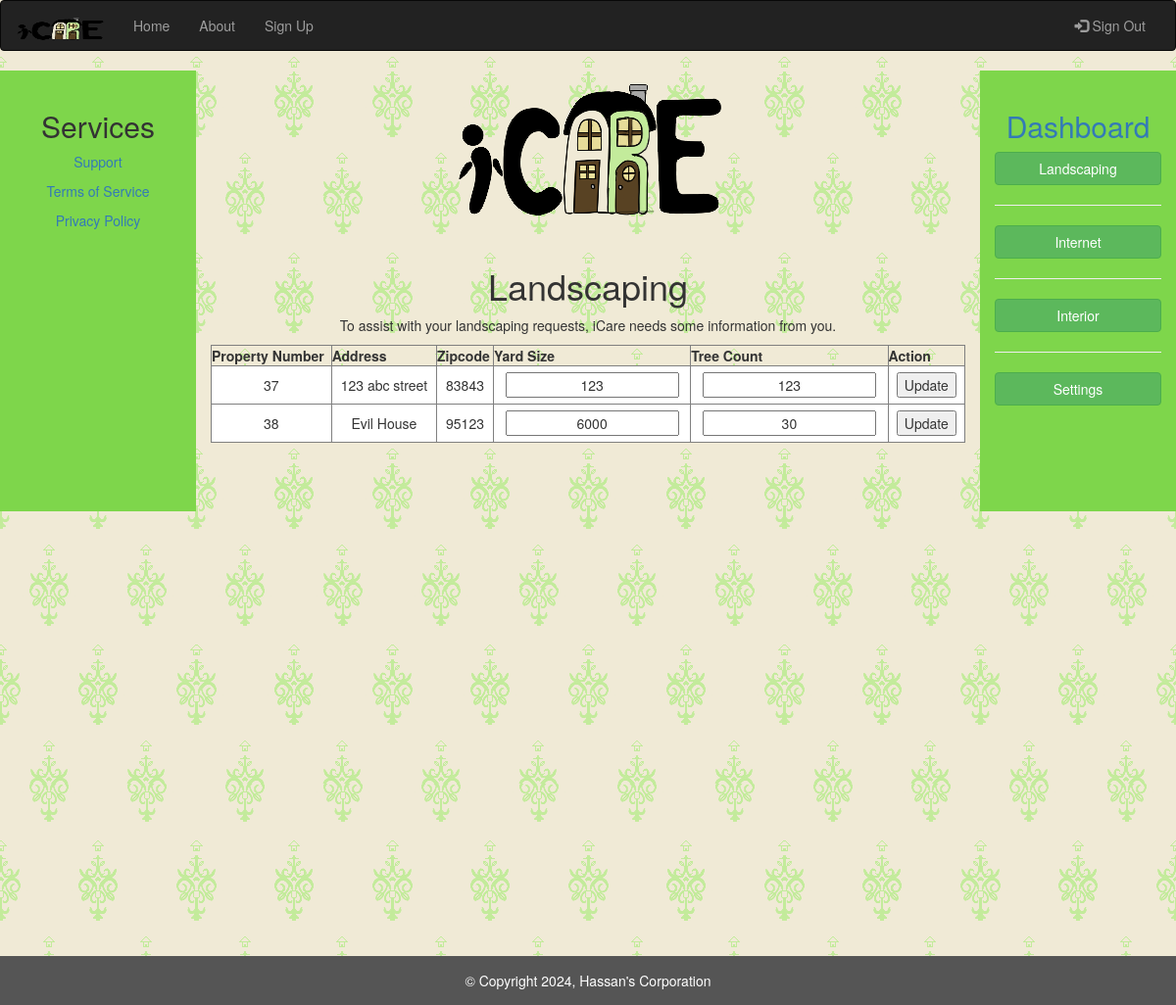
Page /public/landscaping.php (signed in) on the committed database.
### tables this page shows
CREATE TABLE `Properties` (
  `PropertyID` bigint(20) UNSIGNED NOT NULL,
  `Address` varchar(64) NOT NULL,
  `Insurance` varchar(16) DEFAULT NULL,
  `Internet` varchar(16) DEFAULT NULL,
  `OwnerID` bigint(20) UNSIGNED NOT NULL,
  `Zipcode` int(5) DEFAULT NULL,
  `YardSize` int(6) DEFAULT NULL,
  `TreeCount` int(3) DEFAULT NULL,
  `Mbps` int(8) DEFAULT NULL,
  `DeviceCount` int(4) DEFAULT NULL,
  `BathroomCount` int(2) DEFAULT NULL,
  `FloorSize` int(6) DEFAULT NULL,
  `FloorPlans` mediumblob DEFAULT NULL,
  `BedCount` int(2) DEFAULT NULL
);

### public/landscaping.php (the view, shortened to what this page needs)
<!DOCTYPE html>
<html lang="en">
<head>
<link rel="stylesheet" href="../style/styles.css">
<link rel="stylesheet" href="https://maxcdn.bootstrapcdn.com/bootstrap/3.4.1/css/bootstrap.min.css">
</head>
<body>
<nav class="navbar navbar-inverse">
  <div class="container-fluid">
    <div class="navbar-header">
      <a class="navbar-brand" href="index.php">
         <img src="../style/iCareLogo.png" alt = "Logo"style="width:90px;height:30px;">
      </a>
    </div>
    <div class="collapse navbar-collapse" id="myNavbar">
      <ul class="nav navbar-nav">
        <li><a href="index.php">Home</a></li>
        <li><a href="about.php">About</a></li>
        <li><a href="signup.php">Sign Up</a></li>
      </ul>
      <ul class="nav navbar-nav navbar-right">
        <li><a href="logout.php"><span class="glyphicon glyphicon-log-in"></span> Sign Out</a></li>
    </div>
  </div>
</nav>
<div class="container-fluid text-center">
  <div class="row content">
    <div class="col-sm-2 sidenav">
       <h2>Services</h2>
	  	  <p><a href="contact.php"  class="text-decoration-none">Support</a></p>
      <p><a href="TOS.php"  class="text-decoration-none">Terms of Service</a></p>
      <p><a href="PP.php"  class="text-decoration-none">Privacy Policy</a></p>
    </div>
    <div class="col-sm-8 text-center">
	   <img src="../style/iCareLogo.png" class="img-fluid" alt = "Logo">
      <h1>Landscaping</h1>
      <p>To assist with your landscaping requests, iCare needs some information from you.</p>
      <?php
$servername = "localhost";
$username = "root";
$password = "";
$dbname = "iCare";
$conn = new mysqli($servername, $username, $password, $dbname);
if (isset($_SESSION["customer_id"])) {
    $ownerID = $_SESSION["customer_id"];
    $query = "SELECT * FROM Properties WHERE OwnerID = '$ownerID'";
    $result = $conn->query($query);
    if ($result->num_rows > 0) {
        echo "<div>";
        echo "<form method='post'>";
        echo "<table border='1' style='margin: 0 auto; width: 100%'>";
        echo "<tr><th>Property Number</th><th>Address</th><th>Zipcode</th><th>Yard Size</th><th>Tree Count</th><th>Action</th></tr>";
        while ($row = $result->fetch_assoc()) {
            echo "<tr>";
            echo "<td style='background-color: white; padding: 6px;'>" . $row["PropertyID"] . "</td>";
            echo "<td style='background-color: white; padding: 6px;'>" . $row["Address"] . "</td>";
            echo "<td style='background-color: white; padding: 6px;'>" . $row["Zipcode"] . "</td>";
            echo "<td style='background-color: white; padding: 6px;'><input type='text' name='yardsize[" . $row["PropertyID"] . "]' value='" . $row["YardSize"] . "'></td>";
            echo "<td style='background-color: white; padding: 6px;'><input type='text' name='treecount[" . $row["PropertyID"] . "]' value='" . $row["TreeCount"] . "'></td>";
            echo "<td style='background-color: white; padding: 6px;'><button type='submit' name='update' value='" . $row["PropertyID"] . "'>Update</button></td>";
            echo "</tr>";
        }
        echo "</table>";
        echo "</form>";
        echo "</div>";
    } else {
        echo "No properties found.";
    }
} else {
    echo "Please log in";
}
?>
      <br>
      <embed src="https://www.measuremylawn.com" style="width:100%; height: 550px;">
    </div>
    <div class="col-sm-2 sidenav">
	<a href ="dashboard.php">
       	<h2>Dashboard</h2>
	</a>
		<a href ="landscaping.php">
			<button type="button" class="btn btn-success btn-block">Landscaping</button>
		</a>
      <hr>
		<a href ="internet.php">
			<button type="button" class="btn btn-success btn-block">Internet</button>
		</a>
      <hr>
	  <a href ="interior.php">
        <button type="button" class="btn btn-success btn-block">Interior</button>
	  </a>
      <hr>
	   <a href ="settings.php">
        <button type="button" class="btn btn-success btn-block">Settings</button>
		</a>
    </div>
  </div>
</div>
  <footer class="navbar-fixed-bottom bg-black text-white mt-auto">
      <div class="container text-center">
          <p><p>&copy; Copyright 2024, Hassan's Corporation</p></p>
      </div>
  </footer>
</body>
</html>

### style/styles.css (style rules this page uses)
body { background-image: url('../style/BackgroundArt.png'); height: 100vh; }
.navbar { margin-bottom: 0; border-radius: 0; }
.row.content { height: 450px }
.sidenav { padding-top: 20px; background-color: #7ed64b; height: 100%; }
footer { background-color: #555; color: white; padding: 5px; bottom: 0; position: absolute; width: 100%; }
input { text-align: center; }

### rows in the picture
properties: PropertyID "37", Address "123 abc street", Zipcode "83843", YardSize "123", TreeCount "123"
properties: PropertyID "38", Address "Evil House", Zipcode "95123", YardSize "6000", TreeCount "30"
